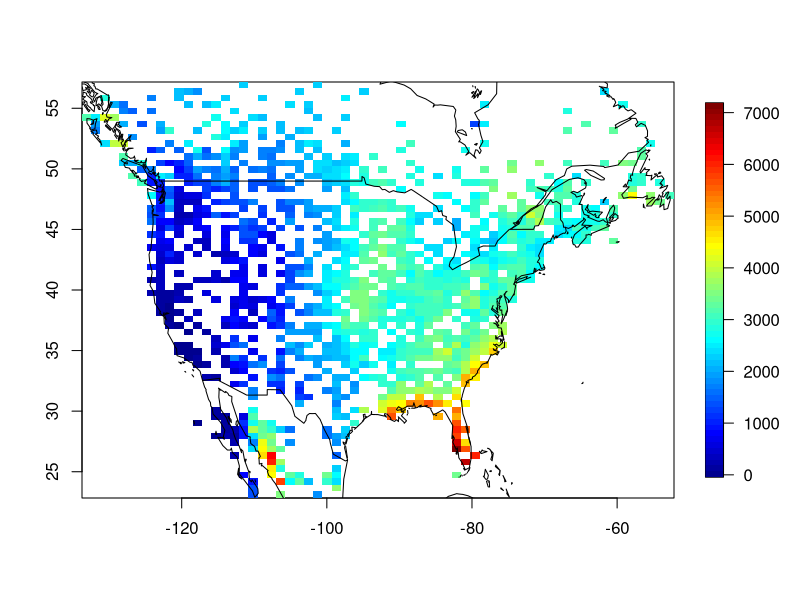
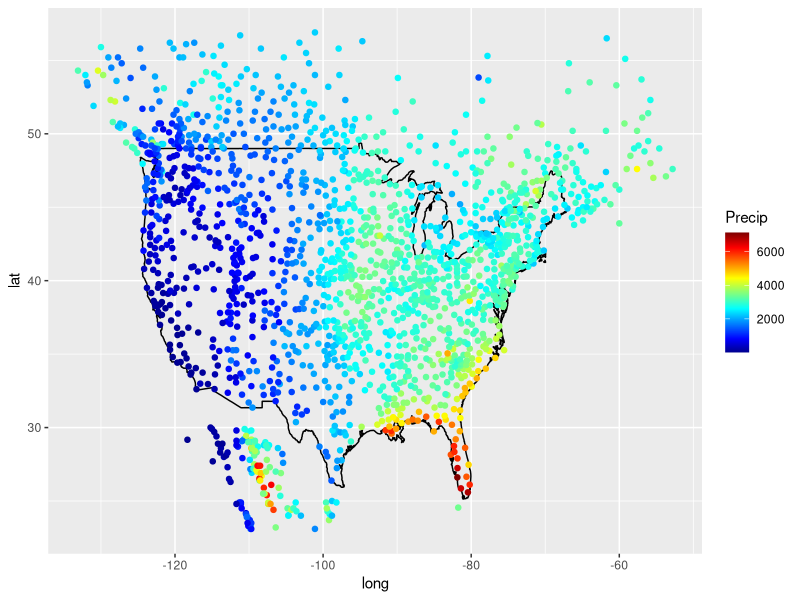
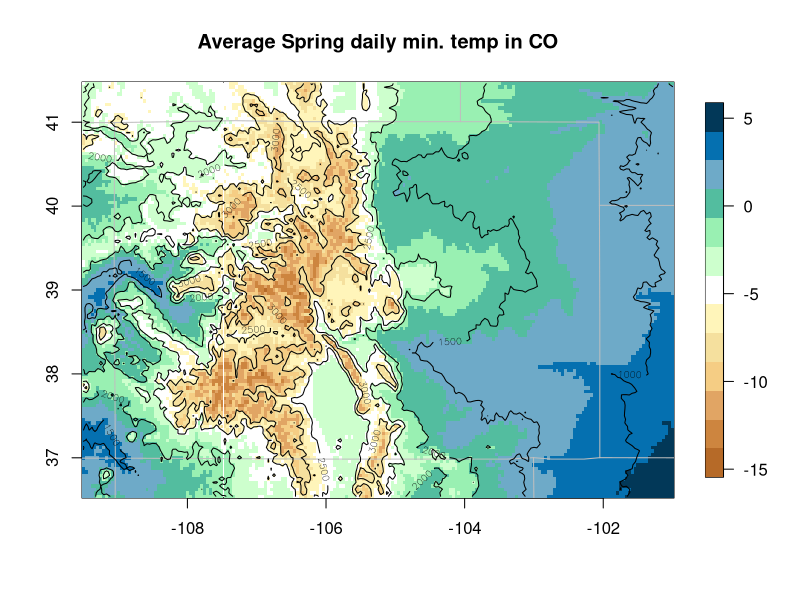
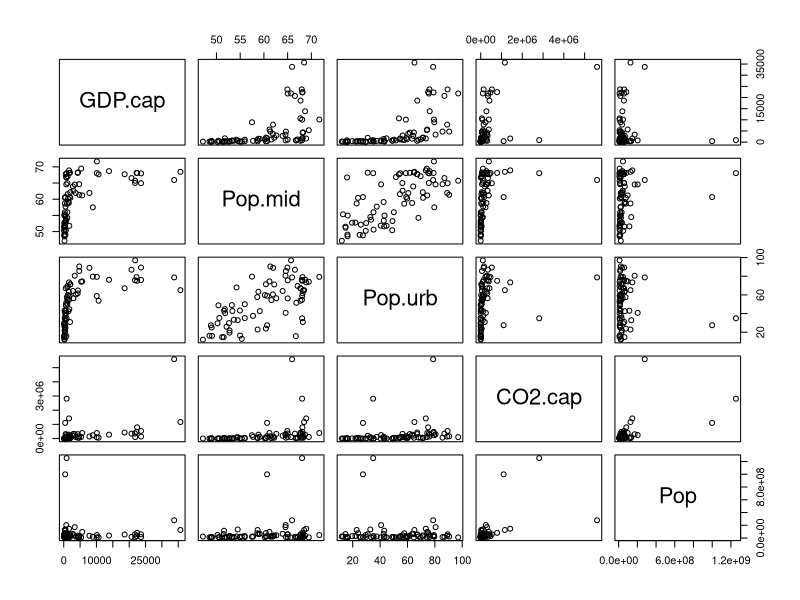
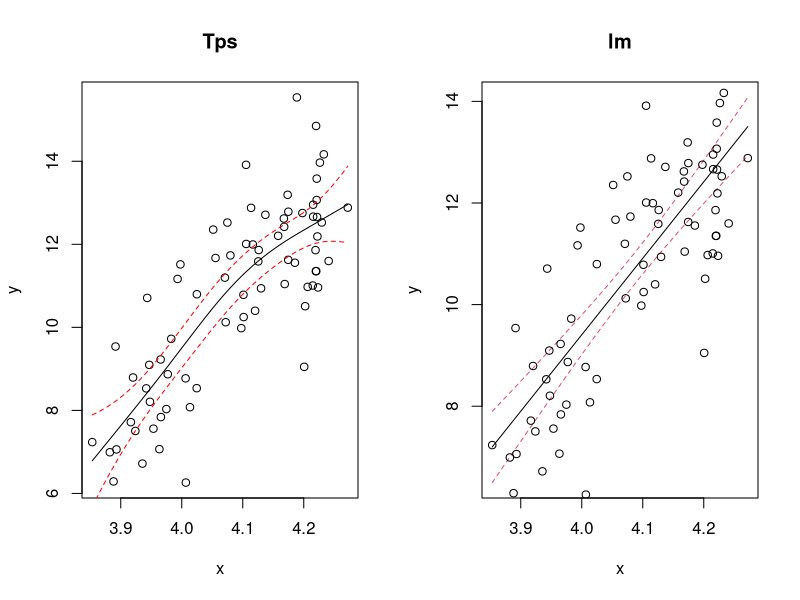

R code for these plots, in order:
## ---- chunk 1
knitr::opts_chunk$set(echo = TRUE, cache=TRUE)
library(fields)
## ---- chunk 2
library(fields)
data(NorthAmericanRainfall)
x<- cbind(NorthAmericanRainfall$longitude, NorthAmericanRainfall$latitude)
y<- NorthAmericanRainfall$precip
quilt.plot(x,y)
world(add=TRUE)
## ---- chunk 3
library(ggplot2)
data(NorthAmericanRainfall)
df <- data.frame(NorthAmericanRainfall$longitude,NorthAmericanRainfall$latitude,
                 NorthAmericanRainfall$precip)
names(df) <- c("Longitude","Latitude","Precip")
us = map_data("usa")

ggplot()  + geom_polygon(data = us, aes(x=long, y = lat, group = group), fill = NA, color = "black") + geom_point(aes(x=Longitude,y=Latitude,colour=Precip),data=df,size=2.5,shape=20) +
scale_colour_gradientn(colours = tim.colors()) + labs(colour="Precip")
## ---- chunk 4
data( COmonthlyMet)
# predicting average daily minimum temps for spring in Colorado
obj<- spatialProcess( CO.loc, CO.tmin.MAM.climate, Z= CO.elev)
out.p<-predictSurface.Krig( obj, grid.list=CO.Grid, ZGrid= CO.elevGrid, extrap=TRUE)

image.plot( out.p, col=larry.colors())
US(add=TRUE, col="grey")
contour( CO.elevGrid, add=TRUE, levels=seq(1000,3000,,5), col="black")
title("Average Spring daily min. temp in CO")
## ---- chunk 5
data("WorldBankCO2")
pairs(WorldBankCO2)
x <- log(WorldBankCO2[,'Pop.mid'])
y <- log(WorldBankCO2[,'CO2.cap'])

set.panel(1,2)
out <- Tps(x,y)
xgrid<- seq(  min( out$x), max( out$x),,100)
fhat<- predict( out,xgrid)
plot(x,y)
title('Tps')
lines( xgrid, fhat,)
SE<- predictSE( out, xgrid)
lines( xgrid,fhat + 1.96* SE, col="red", lty=2)
lines(xgrid, fhat - 1.96*SE, col="red", lty=2)

out2 <- lm(y~x)
ci <- predict(out2, data.frame(x=xgrid), level=0.95, interval='confidence')
matplot(xgrid, ci, col=c(1,2,2), type='l', lty=c(1,2,2),xlab="x",ylab="y")
title('lm')
points(x,y)
